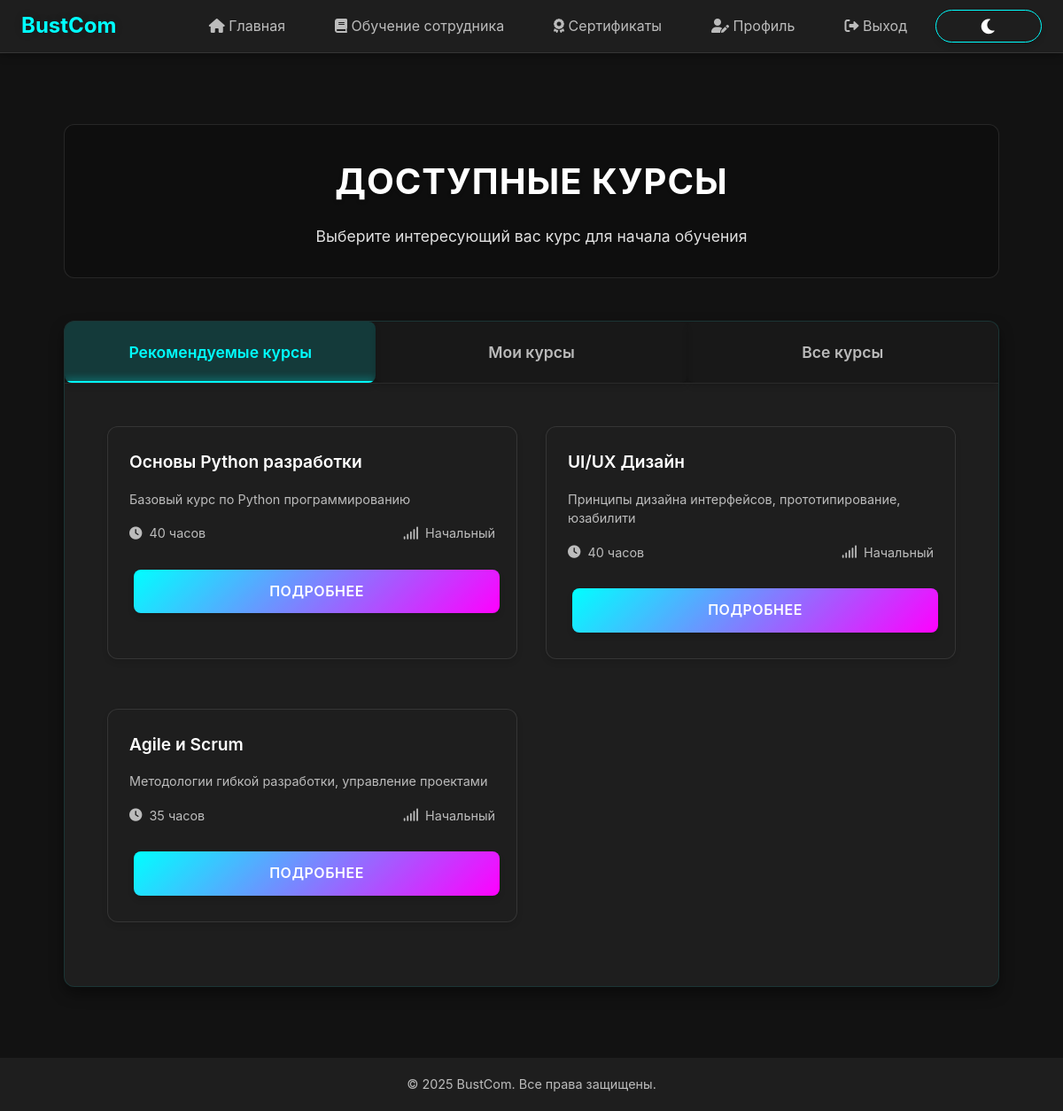
The page /courses/ (signed in) on the database its author committed.
### bustComProj/models.py (models this page shows, shortened)
class Course(models.Model):
    LEVEL_CHOICES = [
        ('beginner', 'Начальный'),
        ('intermediate', 'Средний'),
        ('advanced', 'Продвинутый')
    ]
    title = models.CharField(max_length=100)
    description = models.TextField()
    duration = models.IntegerField(help_text='Продолжительность в часах')
    level = models.CharField(max_length=20, choices=LEVEL_CHOICES, default='beginner')
    teacher = models.ForeignKey(User, on_delete=models.CASCADE, related_name='courses')
    created_at = models.DateTimeField(auto_now_add=True)
    updated_at = models.DateTimeField(auto_now=True)
    class Meta:
        verbose_name = 'Курс'
        verbose_name_plural = 'Курсы'

### bustComProj/views.py (the view)
# urls.py: path('courses/', courses_list, name='courses_list'),
@login_required
def courses_list(request):
    all_courses = Course.objects.all().order_by('title')
    user_courses = Course.objects.filter(enrollment__user=request.user)
    user_skills = UserRecommendationTestResult.objects.filter(
        user=request.user,
        is_correct=True
    ).values_list('test__skill_category', flat=True)
    if user_skills:
        recommended_courses = Course.objects.filter(
            level__in=['beginner', 'intermediate']
        ).exclude(
            enrollment__user=request.user
        )[:5]
    else:
        recommended_courses = Course.objects.filter(
            level='beginner'
        ).exclude(
            enrollment__user=request.user
        )[:5]
    return render(request, 'bustComProj/courses_list.html', {
        'all_courses': all_courses,
        'user_courses': user_courses,
        'recommended_courses': recommended_courses
    })

### bustComProj/templates/bustComProj/courses_list.html (shortened to what this page needs)
{% extends 'bustComProj/base.html' %}
{% block content %}
<div class="courses-container">
    <div class="courses-header">
        <h1>Доступные курсы</h1>
        <p>Выберите интересующий вас курс для начала обучения</p>
    </div>
    <div class="tabs-container">
        <div class="tabs">
            <button class="tab-btn active" data-tab="recommended">Рекомендуемые курсы</button>
            <button class="tab-btn" data-tab="my-courses">Мои курсы</button>
            <button class="tab-btn" data-tab="all-courses">Все курсы</button>
        </div>
        <div class="tab-content active" id="recommended">
    <div class="courses-grid">
                {% for course in recommended_courses %}
            <div class="course-card">
                    <div class="course-info">
                        <h3>{{ course.title }}</h3>
                        <p class="course-description">{{ course.description|truncatechars:150 }}</p>
                        <div class="course-meta">
                            <span class="course-duration">
                                <i class="fas fa-clock"></i>
                                {{ course.duration }} часов
                            </span>
                            <span class="course-level">
                                <i class="fas fa-signal"></i>
                                {{ course.get_level_display }}
                            </span>
                        </div>
                        <a href="{% url 'course_detail' course.id %}" class="btn btn-primary">
                            Подробнее
                        </a>
                    </div>
                </div>
                {% empty %}
                <div class="no-courses">
                    <p>Нет доступных рекомендованных курсов</p>
                </div>
                {% endfor %}
            </div>
                </div>
    </div>
</div>
{% endblock %}

### bustComProj/static/css/enhanced.css (style rules this page uses)
.btn, button, input[type="submit"], input[type="button"], .btn-primary, .btn-secondary, .btn-success, .btn-danger, .btn-info, .btn-warning, .btn-outline-primary, .btn-outline-secondary, .btn-outline-success, .btn-outline-danger, .btn-outline-info, .btn-outline-warning, a.btn, a.btn-action, a.btn-outline { display: inline-flex; align-items: center; justify-content: center; gap: 8px; padding: 12px 24px; border-radius: 8px; font-size: 1rem; font-weight: 600; text-decoration: none; cursor: pointer; transition: all 0.3s ease; box-shadow: 0 4px 6px rgba(0, 0, 0, 0.15); border: none; text-align: center; margin: 5px; min-width: 120px; position: relative; overflow: hidden; }
.btn-primary, .btn-action, input[type="submit"] { background: linear-gradient(135deg, #5e72e4, #335eea); color: white; }
:root { --primary-color: #ff00ff; --secondary-color: #00ffcc; --accent-color: #ff3366; --background-dark: #1a1a1a; --background-light: #2a2a2a; --text-primary: #ffffff; --text-secondary: #e0e0e0; --success-color: #00ff88; --danger-color: #ff3366; --warning-color: #ffcc00; --border-radius: 15px; --transition-speed: 0.3s; }

### bustComProj/static/css/theme.css (style rules this page uses)
:root[data-theme="dark"] { --primary-color: #00ffff; --primary-dark: #00cccc; --primary-light: #80ffff; --secondary-color: #ff00ff; --secondary-dark: #cc00cc; --secondary-light: #ff80ff; --background-dark: #121212; --background-light: #1e1e1e; --background-lighter: #2d2d2d; --text-primary: #ffffff; --text-secondary: rgba(255, 255, 255, 0.7); --text-tertiary: rgba(255, 255, 255, 0.5); }

### bustComProj/templates/bustComProj/base.html (style rules this page uses)
:root { --primary-color: #00ffff; --primary-dark: #00cccc; --primary-light: #80ffff; --secondary-color: #ff00ff; --secondary-dark: #cc00cc; --secondary-light: #ff80ff; --background-dark: #121212; --background-light: #1e1e1e; --background-lighter: #2d2d2d; --text-primary: #ffffff; --text-secondary: rgba(255, 255, 255, 0.7); --text-tertiary: rgba(255, 255, 255, 0.5); --danger-color: #ff4444; --danger-dark: #cc0000; --success-color: #00ff00; --success-dark: #00cc00; --spacing-xs: 0.5rem; --spacing-sm: 1rem; --spacing-md: 1.5rem; --spacing-lg: 2rem; --spacing-xl: 3rem; --border-radius: 12px; --border-radius-sm: 8px; --max-width: 1200px; --header-height: 60px; --footer-height: 60px; --transition-fast: 0.2s ease; --transition-normal: 0.3s ease; --shadow-sm: 0 2px 4px rgba(0, 0, 0, 0.2); --shadow-md: 0 4px 6px rgba(0, 0, 0, 0.3); --shadow-lg: 0 8px 16px rgba(0, 0, 0, 0.4); }
* { margin: 0; padding: 0; box-sizing: border-box; -webkit-tap-highlight-color: transparent; }
body { font-family: -apple-system, BlinkMacSystemFont, 'Segoe UI', Roboto, Oxygen, Ubuntu, Cantarell, 'Open Sans', 'Helvetica Neue', sans-serif; background-color: var(--background-dark); color: var(--text-primary); line-height: 1.6; overflow-x: hidden; }
input, button, textarea, select { margin: 0; padding: 0; border: none; outline: none; background: none; font-family: inherit; font-size: inherit; color: inherit; -webkit-appearance: none; -moz-appearance: none; appearance: none; }
.btn, button[type="submit"], input[type="submit"] { display: inline-flex; align-items: center; justify-content: center; gap: var(--spacing-xs); padding: var(--spacing-xs) var(--spacing-md); border-radius: var(--border-radius); font-size: 0.9rem; font-weight: 500; text-decoration: none; cursor: pointer; transition: all var(--transition-normal); border: none; min-width: 120px; text-align: center; text-transform: uppercase; letter-spacing: 0.5px; position: relative; overflow: hidden; background: linear-gradient(135deg, var(--primary-color), var(--primary-dark)); color: var(--background-dark); box-shadow: 0 2px 10px rgba(0, 255, 255, 0.2); }
.btn::before, button[type="submit"]::before, input[type="submit"]::before { content: ''; position: absolute; top: 0; left: -100%; width: 100%; height: 100%; background: linear-gradient( 120deg, transparent, rgba(255, 255, 255, 0.2), transparent ); transition: all 0.5s ease; }
a { color: var(--primary-color); text-decoration: none; transition: all var(--transition-normal); position: relative; }

### rows shown on the page
Course: title "Основы Python разработки", description "Базовый курс по Python программированию", duration "40", level "Начальный"
Course: title "UI/UX Дизайн", description "Принципы дизайна интерфейсов, прототипирование, юзабилити", duration "40", level "Начальный"
Course: title "Agile и Scrum", description "Методологии гибкой разработки, управление проектами", duration "35", level "Начальный"
